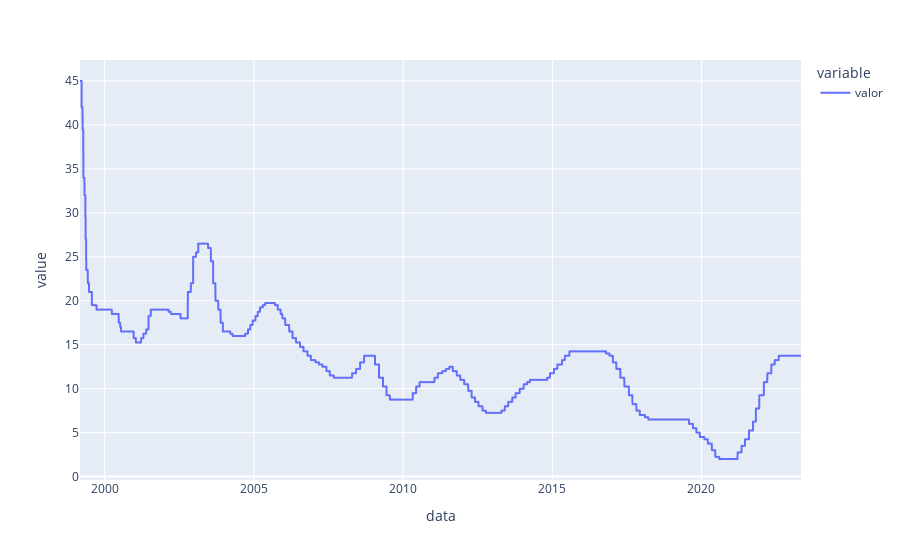

The notebook cell saved with this chart:
### Code cell
#Consulta Selic Meta
selic_meta = consulta_bc(432)
selic_meta.plot()

### Figure 1 — Plotly figure (JSON) as saved in the notebook; plotly's stock layout.template omitted (floating-point values rounded to 4 significant figures; data arrays with more than 128 entries replaced by an {"elided": "..."} marker saying what was removed)
{"data": [{"hovertemplate": "variable=valor<br>data=%{x}<br>value=%{y}<extra></extra>", "legendgroup": "valor", "line": {"color": "#636efa", "dash": "solid"}, "marker": {"symbol": "circle"}, "mode": "lines", "name": "valor", "showlegend": true, "type": "scattergl", "x": {"elided": "8826 str values"}, "xaxis": "x", "y": {"elided": "8826 float values"}, "yaxis": "y"}], "layout": {"legend": {"title": {"text": "variable"}, "tracegroupgap": 0}, "margin": {"t": 60}, "xaxis": {"anchor": "y", "domain": [0, 1], "title": {"text": "data"}}, "yaxis": {"anchor": "x", "domain": [0, 1], "title": {"text": "value"}}}}
